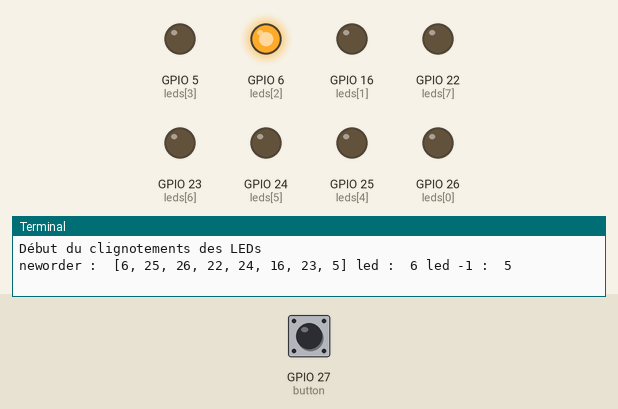
Simulated run of this program. Board: Raspberry Pi (BCM pin numbers). Parts: output pins drawn as LEDs (lit = HIGH), the last lines printed to the terminal. Inputs (shaded band) come from the test bench; at power-on: GPIO 27 (button) HIGH. Random numbers come from a fixed seed. At 1.6 s the program stops and its outputs stay as they are.

Above: at 0.1 s.
At 1.2 s:
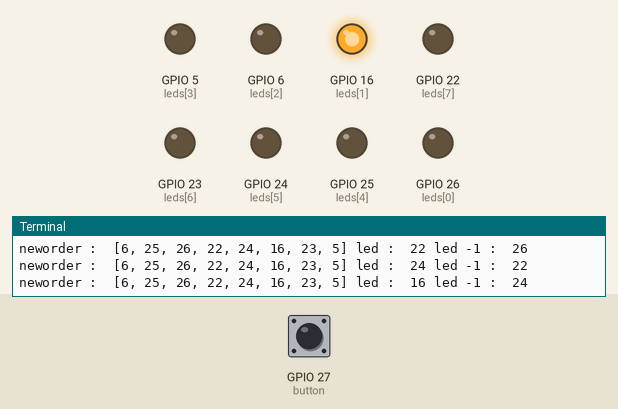
1.3 s: GPIO 27 (button) pulled LOW for 0.15 s
At 2.7 s:
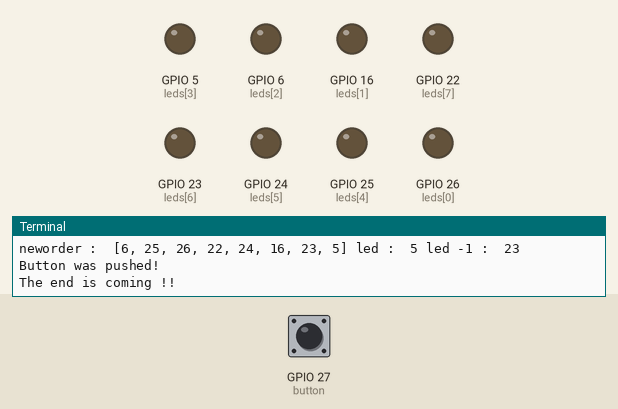
Timing chart, 0 to 3.1 s (numbered marks = the images above; inputs shaded):
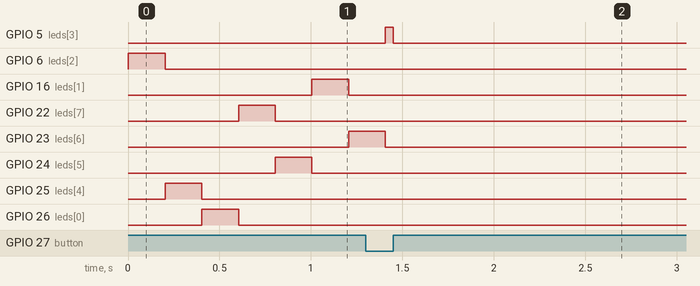

The program:

blink_one_by_random.py
```python
#!/usr/bin/python3
# -*- coding:utf-8 -*-
"""
blink_one_by_one.py
Leds clignotantes une par une sur GPIO via des résistances de 330 Ohms
logiciel            : python 3.4.2
cible               : raspberry Pi
date de création    : 20/10/2018
date de mise à jour : 20/10/2018
version             : 1.0
auteur              : Patou
référence           :
"""

#-------------------------------------------------------------------------------
# Bibliothèques
import RPi.GPIO as GPIO                 #bibliothèque RPi.GPIO
import time                             #bibliothèque time
import sys
import random

#-------------------------------------------------------------------------------
# Fonctions
def button_callback(channel):
    print("Button was pushed!")
    print("The end is coming !!")
    GPIO.output(leds, GPIO.LOW)
    GPIO.cleanup()
    time.sleep(0.1)
    sys.exit(0)

#-------------------------------------------------------------------------------
# VAR et GPIO
button=27
#leds=[21,20,16,1,7,8,25,24]								#Declaration array leds
leds=[26,16,6,5,25,24,23,22]

GPIO.setwarnings(False)                 				#désactive le mode warning
GPIO.setmode(GPIO.BCM)                  				#utilisation des numéros de ports du processeur
GPIO.setup(button, GPIO.IN, pull_up_down=GPIO.PUD_UP)	#Declaration push button
GPIO.setup(leds, GPIO.OUT, initial=GPIO.LOW)			#mise en sortie des ports GPIO de l'array leds (broche 16 du connecteur)
GPIO.add_event_detect(button,GPIO.RISING,callback=button_callback)

#-------------------------------------------------------------------------------
# main
if __name__ == '__main__':

		print("Début du clignotements des LEDs")
		while True :                        				#boucle infinie
			neworder = random.sample(leds, 8)
			for i in range(len(neworder)) :
				print ("neworder : ",neworder,"led : ", neworder[i],"led -1 : ", neworder[i-1])
				GPIO.output(neworder[i], GPIO.HIGH)
				GPIO.output(neworder[i-1], GPIO.LOW)
				time.sleep(0.2)

#-------------------------------------------------------------------------------
```
